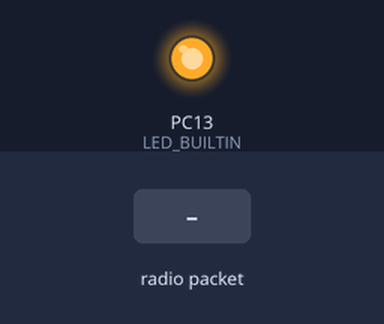
The program below on a simulated STM32 Blue Pill. Parts: output pins drawn as LEDs (lit = HIGH). Inputs (shaded band) come from the test bench. No radio packets arrive unless stated; what the program prints to the serial monitor is not drawn.

Above: at 5.2 s.
5.3 s: radio packet "1" arrives
Timing chart, 0 to 8.3 s (numbered marks = the images above; inputs shaded):
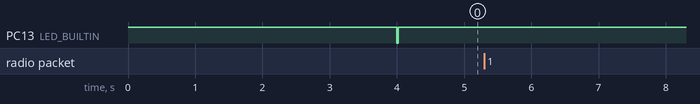

The program:

main.cpp
```cpp
#include <SPI.h>
#include <LoRa.h>
//fce declaration
void LoRa_rxMode();
void onReceive(int packetSize);
void onTxDone();

int counter = 0;
#ifndef LED_BUILTIN
#define LED_BUILTIN 13
#endif

void setup() {
  pinMode(LED_BUILTIN, OUTPUT);
  digitalWrite(LED_BUILTIN, HIGH);
  delay(2000);
  digitalWrite(LED_BUILTIN, LOW);
  SerialUSB.begin(9600);
  while (!Serial);
  digitalWrite(LED_BUILTIN, HIGH);
  delay(2000);
  digitalWrite(LED_BUILTIN, LOW);
  SerialUSB.println("LoRa Server non-blocking");

  LoRa.setPins(PA4, PB1, PB0);
  if (!LoRa.begin(433E6)) {
    SerialUSB.println("Starting LoRa failed!");
    while (1);
  }
  LoRa.setSpreadingFactor(11);
  digitalWrite(LED_BUILTIN, HIGH);

  LoRa.onReceive(onReceive);
  LoRa.onTxDone(onTxDone);
  LoRa_rxMode();
}

void loop() {
  delay(5000);
}

void LoRa_rxMode(){
  LoRa.receive();                       // set receive mode
}

void LoRa_txMode(){
  LoRa.idle();                          // set standby mode
}

void LoRa_sendMessage(String message) {
  LoRa_txMode();                        // set tx mode
  LoRa.beginPacket();                   // start packet
  LoRa.print(message);                  // add payload
  LoRa.endPacket(true);                 // finish packet and send it
}

void onReceive(int packetSize) {
  String message = "";

  while (LoRa.available()) {
    message += (char)LoRa.read();
  }
  SerialUSB.println(message);
}

void onTxDone() {
  LoRa_rxMode();
}
```

Measured:
- after the input at 5.3 s, every drawn part: stays the same
